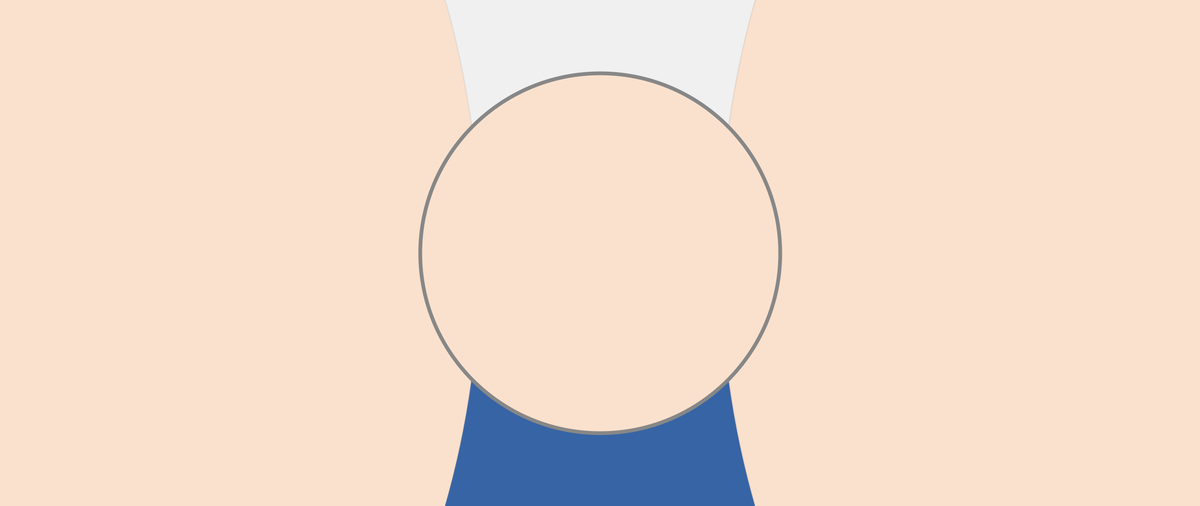
Frame 1 (no input)
Frame 2 (the mouse pressed at the canvas centre, redrawn once): identical to frame 1, image omitted

The Processing sketch that drew this single still picture (run headless with seeded random() and noise(); the mouse was pressed at the canvas centre and the sketch redrawn once):

// Processing sketch: pretty_woman
// ── pretty_woman.pde
// Manuale di Programmazione Cinematografica
// Daniele Olmisani, 2016

// Pretty Woman


final color INK1 = color(240);
final color INK2 = color(55, 100, 165);
final color INK3 = color(250, 225, 205);
final color INK4 = color(135);


void setup() {
  size(2560, 1080);
  noLoop();
}


void draw() {
  
  translate(width/2.0, height/2.0);
  
  noStroke();
  
  fill(INK1);
  rect(-width/2.0, -height/2.0, width, height/2.0);
  
  fill(INK2);
  rect(-width/2.0, 0, width, height/2.0);
  
  fill(INK3);
  stroke(0x22FFFFFF & INK4);
  strokeWeight(3.0);
  ellipse(-0.6*width, 0, 1.0*width,  1.25*width);
  ellipse( 0.6*width, 0, 1.0*width,  1.25*width);
  
  stroke(INK4);
  strokeWeight(8.0);
  ellipse(0, 0, 0.3*width,  0.3*width);
  
  save("pretty-woman.png");
}
